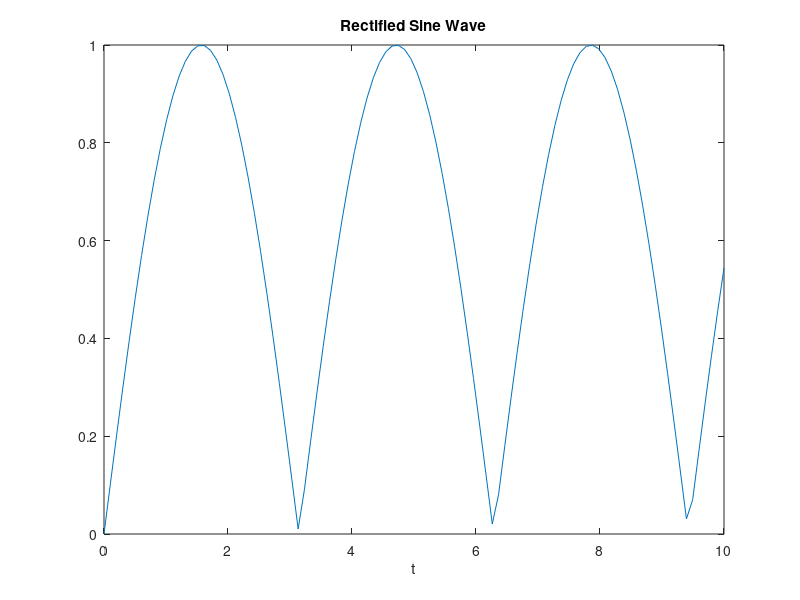

This chart was generated by the following MATLAB code:
%Script to calculate and plot a rectified sine wave
 t=linspace(0,10,100);
 y=abs(sin(t)); % The abs command makes all negative numbers positive
 plot(t,y);
 title('Rectified Sine Wave');
 xlabel('t');